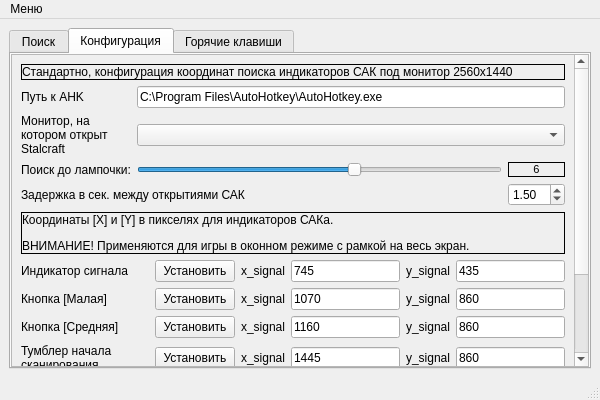
<?xml version="1.0" encoding="UTF-8"?>
<ui version="4.0">
 <class>main_window</class>
 <widget class="QMainWindow" name="main_window">
  <property name="geometry">
   <rect>
    <x>0</x>
    <y>0</y>
    <width>600</width>
    <height>400</height>
   </rect>
  </property>
  <property name="minimumSize">
   <size>
    <width>400</width>
    <height>250</height>
   </size>
  </property>
  <property name="contextMenuPolicy">
   <enum>Qt::DefaultContextMenu</enum>
  </property>
  <property name="windowTitle">
   <string>Stalcraft Signal Catcher</string>
  </property>
  <property name="autoFillBackground">
   <bool>false</bool>
  </property>
  <property name="animated">
   <bool>false</bool>
  </property>
  <widget class="QWidget" name="main_grid">
   <layout class="QGridLayout" name="gridLayout_2">
    <item row="0" column="0">
     <widget class="QTabWidget" name="tabs">
      <property name="currentIndex">
       <number>1</number>
      </property>
      <widget class="QWidget" name="search_grid">
       <attribute name="title">
        <string>Поиск</string>
       </attribute>
       <layout class="QGridLayout" name="gridLayout_3">
        <item row="0" column="0">
         <widget class="QPushButton" name="search">
          <property name="font">
           <font>
            <pointsize>14</pointsize>
            <weight>50</weight>
            <italic>false</italic>
            <bold>false</bold>
            <underline>false</underline>
            <strikeout>false</strikeout>
            <stylestrategy>PreferDefault</stylestrategy>
            <kerning>false</kerning>
           </font>
          </property>
          <property name="cursor">
           <cursorShape>ArrowCursor</cursorShape>
          </property>
          <property name="text">
           <string>Поиск сигналов</string>
          </property>
         </widget>
        </item>
        <item row="1" column="0" rowspan="2">
         <widget class="QTextBrowser" name="log"/>
        </item>
       </layout>
      </widget>
      <widget class="QWidget" name="config_grid">
       <attribute name="title">
        <string>Конфигурация</string>
       </attribute>
       <layout class="QGridLayout" name="gridLayout_5">
        <property name="leftMargin">
         <number>0</number>
        </property>
        <property name="topMargin">
         <number>0</number>
        </property>
        <property name="rightMargin">
         <number>0</number>
        </property>
        <property name="bottomMargin">
         <number>0</number>
        </property>
        <item row="0" column="0">
         <widget class="QScrollArea" name="config_scroll">
          <property name="styleSheet">
           <string notr="true"/>
          </property>
          <property name="widgetResizable">
           <bool>true</bool>
          </property>
          <widget class="QWidget" name="config_scroll_grid">
           <property name="geometry">
            <rect>
             <x>0</x>
             <y>0</y>
             <width>549</width>
             <height>508</height>
            </rect>
           </property>
           <layout class="QGridLayout" name="gridLayout_4">
            <item row="1" column="0">
             <layout class="QGridLayout" name="main_config_grid">
              <item row="3" column="1">
               <widget class="QSlider" name="lamp_to_stop_slider">
                <property name="maximum">
                 <number>10</number>
                </property>
                <property name="value">
                 <number>6</number>
                </property>
                <property name="orientation">
                 <enum>Qt::Horizontal</enum>
                </property>
               </widget>
              </item>
              <item row="4" column="2">
               <widget class="QDoubleSpinBox" name="reopen_time">
                <property name="maximum">
                 <double>10.000000000000000</double>
                </property>
                <property name="singleStep">
                 <double>0.100000000000000</double>
                </property>
                <property name="value">
                 <double>1.500000000000000</double>
                </property>
               </widget>
              </item>
              <item row="4" column="0" colspan="2">
               <widget class="QLabel" name="reopen_time_label">
                <property name="text">
                 <string>Задержка в сек. между открытиями САК</string>
                </property>
                <property name="wordWrap">
                 <bool>true</bool>
                </property>
               </widget>
              </item>
              <item row="1" column="0">
               <widget class="QLabel" name="ahk_path_label">
                <property name="text">
                 <string>Путь к AHK</string>
                </property>
               </widget>
              </item>
              <item row="1" column="1" colspan="2">
               <widget class="QLineEdit" name="ahk_path">
                <property name="text">
                 <string>C:\Program Files\AutoHotkey\AutoHotkey.exe</string>
                </property>
               </widget>
              </item>
              <item row="2" column="0">
               <widget class="QLabel" name="monitor_label">
                <property name="text">
                 <string>&lt;html&gt;&lt;head/&gt;&lt;body&gt;&lt;p&gt;Монитор, на котором открыт Stalcraft&lt;/p&gt;&lt;/body&gt;&lt;/html&gt;</string>
                </property>
                <property name="alignment">
                 <set>Qt::AlignLeading|Qt::AlignLeft|Qt::AlignVCenter</set>
                </property>
                <property name="wordWrap">
                 <bool>true</bool>
                </property>
               </widget>
              </item>
              <item row="3" column="0">
               <widget class="QLabel" name="lamp_to_stop_label">
                <property name="text">
                 <string>Поиск до лампочки:</string>
                </property>
               </widget>
              </item>
              <item row="2" column="1" colspan="2">
               <widget class="QComboBox" name="monitor"/>
              </item>
              <item row="3" column="2">
               <widget class="QLabel" name="lamp_to_stop">
                <property name="font">
                 <font>
                  <pointsize>8</pointsize>
                  <weight>50</weight>
                  <bold>false</bold>
                  <underline>false</underline>
                 </font>
                </property>
                <property name="styleSheet">
                 <string notr="true">border-style: solid;
border-width: 1px;
border-color: black;</string>
                </property>
                <property name="text">
                 <string>6</string>
                </property>
                <property name="alignment">
                 <set>Qt::AlignCenter</set>
                </property>
               </widget>
              </item>
             </layout>
            </item>
            <item row="3" column="0">
             <layout class="QGridLayout" name="coords_grid" rowstretch="0,0,0,0,0,0">
              <item row="2" column="0">
               <widget class="QLabel" name="med_rad_label">
                <property name="text">
                 <string>Кнопка [Средняя]</string>
                </property>
                <property name="alignment">
                 <set>Qt::AlignLeading|Qt::AlignLeft|Qt::AlignVCenter</set>
                </property>
                <property name="wordWrap">
                 <bool>true</bool>
                </property>
               </widget>
              </item>
              <item row="0" column="1">
               <widget class="QPushButton" name="signal_set">
                <property name="text">
                 <string>Установить</string>
                </property>
                <property name="shortcut">
                 <string/>
                </property>
               </widget>
              </item>
              <item row="0" column="5">
               <widget class="QLineEdit" name="signal_y">
                <property name="minimumSize">
                 <size>
                  <width>35</width>
                  <height>0</height>
                 </size>
                </property>
                <property name="inputMask">
                 <string>9999</string>
                </property>
                <property name="text">
                 <string>435</string>
                </property>
                <property name="frame">
                 <bool>true</bool>
                </property>
                <property name="clearButtonEnabled">
                 <bool>false</bool>
                </property>
               </widget>
              </item>
              <item row="1" column="0">
               <widget class="QLabel" name="small_rad_label">
                <property name="text">
                 <string>Кнопка [Малая]</string>
                </property>
                <property name="alignment">
                 <set>Qt::AlignLeading|Qt::AlignLeft|Qt::AlignVCenter</set>
                </property>
                <property name="wordWrap">
                 <bool>true</bool>
                </property>
               </widget>
              </item>
              <item row="3" column="0">
               <widget class="QLabel" name="tumbler_label">
                <property name="text">
                 <string>Тумблер начала сканирования</string>
                </property>
                <property name="alignment">
                 <set>Qt::AlignLeading|Qt::AlignLeft|Qt::AlignVCenter</set>
                </property>
                <property name="wordWrap">
                 <bool>true</bool>
                </property>
               </widget>
              </item>
              <item row="4" column="0">
               <widget class="QLabel" name="ready_label">
                <property name="text">
                 <string>Индикатор найденного сигнала</string>
                </property>
                <property name="alignment">
                 <set>Qt::AlignLeading|Qt::AlignLeft|Qt::AlignVCenter</set>
                </property>
                <property name="wordWrap">
                 <bool>true</bool>
                </property>
               </widget>
              </item>
              <item row="4" column="3">
               <widget class="QLineEdit" name="ready_x">
                <property name="minimumSize">
                 <size>
                  <width>35</width>
                  <height>0</height>
                 </size>
                </property>
                <property name="inputMask">
                 <string>9999</string>
                </property>
                <property name="text">
                 <string>680</string>
                </property>
                <property name="frame">
                 <bool>true</bool>
                </property>
                <property name="clearButtonEnabled">
                 <bool>false</bool>
                </property>
               </widget>
              </item>
              <item row="5" column="0">
               <widget class="QLabel" name="search_label">
                <property name="text">
                 <string>Кнопка [Поиск]</string>
                </property>
                <property name="alignment">
                 <set>Qt::AlignLeading|Qt::AlignLeft|Qt::AlignVCenter</set>
                </property>
                <property name="wordWrap">
                 <bool>true</bool>
                </property>
               </widget>
              </item>
              <item row="4" column="2">
               <widget class="QLabel" name="ready_x_label">
                <property name="text">
                 <string>x_signal</string>
                </property>
               </widget>
              </item>
              <item row="5" column="2">
               <widget class="QLabel" name="search_x_label">
                <property name="text">
                 <string>x_signal</string>
                </property>
               </widget>
              </item>
              <item row="0" column="0">
               <widget class="QLabel" name="signal_label">
                <property name="text">
                 <string>Индикатор сигнала</string>
                </property>
                <property name="alignment">
                 <set>Qt::AlignLeading|Qt::AlignLeft|Qt::AlignVCenter</set>
                </property>
                <property name="wordWrap">
                 <bool>true</bool>
                </property>
               </widget>
              </item>
              <item row="4" column="4">
               <widget class="QLabel" name="ready_y_label">
                <property name="text">
                 <string>y_signal</string>
                </property>
               </widget>
              </item>
              <item row="5" column="3">
               <widget class="QLineEdit" name="search_x">
                <property name="minimumSize">
                 <size>
                  <width>35</width>
                  <height>0</height>
                 </size>
                </property>
                <property name="inputMask">
                 <string>9999</string>
                </property>
                <property name="text">
                 <string>680</string>
                </property>
                <property name="frame">
                 <bool>true</bool>
                </property>
                <property name="clearButtonEnabled">
                 <bool>false</bool>
                </property>
               </widget>
              </item>
              <item row="5" column="4">
               <widget class="QLabel" name="search_y_label">
                <property name="text">
                 <string>y_signal</string>
                </property>
               </widget>
              </item>
              <item row="4" column="5">
               <widget class="QLineEdit" name="ready_y">
                <property name="minimumSize">
                 <size>
                  <width>35</width>
                  <height>0</height>
                 </size>
                </property>
                <property name="inputMask">
                 <string>9999</string>
                </property>
                <property name="text">
                 <string>530</string>
                </property>
                <property name="frame">
                 <bool>true</bool>
                </property>
                <property name="clearButtonEnabled">
                 <bool>false</bool>
                </property>
               </widget>
              </item>
              <item row="5" column="5">
               <widget class="QLineEdit" name="search_y">
                <property name="minimumSize">
                 <size>
                  <width>35</width>
                  <height>0</height>
                 </size>
                </property>
                <property name="inputMask">
                 <string>9999</string>
                </property>
                <property name="text">
                 <string>630</string>
                </property>
                <property name="frame">
                 <bool>true</bool>
                </property>
                <property name="clearButtonEnabled">
                 <bool>false</bool>
                </property>
               </widget>
              </item>
              <item row="0" column="2">
               <widget class="QLabel" name="signal_x_label">
                <property name="text">
                 <string>x_signal</string>
                </property>
               </widget>
              </item>
              <item row="0" column="3">
               <widget class="QLineEdit" name="signal_x">
                <property name="minimumSize">
                 <size>
                  <width>35</width>
                  <height>0</height>
                 </size>
                </property>
                <property name="inputMask">
                 <string>9999</string>
                </property>
                <property name="text">
                 <string>745</string>
                </property>
                <property name="frame">
                 <bool>true</bool>
                </property>
                <property name="clearButtonEnabled">
                 <bool>false</bool>
                </property>
               </widget>
              </item>
              <item row="0" column="4">
               <widget class="QLabel" name="signal_y_label">
                <property name="text">
                 <string>y_signal</string>
                </property>
               </widget>
              </item>
              <item row="1" column="5">
               <widget class="QLineEdit" name="small_rad_y">
                <property name="minimumSize">
                 <size>
                  <width>35</width>
                  <height>0</height>
                 </size>
                </property>
                <property name="inputMask">
                 <string>9999</string>
                </property>
                <property name="text">
                 <string>860</string>
                </property>
                <property name="frame">
                 <bool>true</bool>
                </property>
                <property name="clearButtonEnabled">
                 <bool>false</bool>
                </property>
               </widget>
              </item>
              <item row="1" column="3">
               <widget class="QLineEdit" name="small_rad_x">
                <property name="minimumSize">
                 <size>
                  <width>35</width>
                  <height>0</height>
                 </size>
                </property>
                <property name="inputMask">
                 <string>9999</string>
                </property>
                <property name="text">
                 <string>1070</string>
                </property>
                <property name="frame">
                 <bool>true</bool>
                </property>
                <property name="clearButtonEnabled">
                 <bool>false</bool>
                </property>
               </widget>
              </item>
              <item row="1" column="2">
               <widget class="QLabel" name="small_rad_x_label">
                <property name="text">
                 <string>x_signal</string>
                </property>
               </widget>
              </item>
              <item row="1" column="1">
               <widget class="QPushButton" name="small_rad_set">
                <property name="text">
                 <string>Установить</string>
                </property>
                <property name="shortcut">
                 <string/>
                </property>
               </widget>
              </item>
              <item row="2" column="4">
               <widget class="QLabel" name="med_rad_y_label">
                <property name="text">
                 <string>y_signal</string>
                </property>
               </widget>
              </item>
              <item row="2" column="1">
               <widget class="QPushButton" name="med_rad_set">
                <property name="text">
                 <string>Установить</string>
                </property>
                <property name="shortcut">
                 <string/>
                </property>
               </widget>
              </item>
              <item row="1" column="4">
               <widget class="QLabel" name="small_rad_y_label">
                <property name="text">
                 <string>y_signal</string>
                </property>
               </widget>
              </item>
              <item row="2" column="5">
               <widget class="QLineEdit" name="med_rad_y">
                <property name="minimumSize">
                 <size>
                  <width>35</width>
                  <height>0</height>
                 </size>
                </property>
                <property name="inputMask">
                 <string>9999</string>
                </property>
                <property name="text">
                 <string>860</string>
                </property>
                <property name="frame">
                 <bool>true</bool>
                </property>
                <property name="clearButtonEnabled">
                 <bool>false</bool>
                </property>
               </widget>
              </item>
              <item row="2" column="2">
               <widget class="QLabel" name="med_rad_x_label">
                <property name="text">
                 <string>x_signal</string>
                </property>
               </widget>
              </item>
              <item row="2" column="3">
               <widget class="QLineEdit" name="med_rad_x">
                <property name="minimumSize">
                 <size>
                  <width>35</width>
                  <height>0</height>
                 </size>
                </property>
                <property name="inputMask">
                 <string>9999</string>
                </property>
                <property name="text">
                 <string>1160</string>
                </property>
                <property name="frame">
                 <bool>true</bool>
                </property>
                <property name="clearButtonEnabled">
                 <bool>false</bool>
                </property>
               </widget>
              </item>
              <item row="3" column="1">
               <widget class="QPushButton" name="tumbler_set">
                <property name="text">
                 <string>Установить</string>
                </property>
                <property name="shortcut">
                 <string/>
                </property>
               </widget>
              </item>
              <item row="3" column="2">
               <widget class="QLabel" name="tumbler_x_label">
                <property name="text">
                 <string>x_signal</string>
                </property>
               </widget>
              </item>
              <item row="3" column="5">
               <widget class="QLineEdit" name="tumbler_y">
                <property name="minimumSize">
                 <size>
                  <width>35</width>
                  <height>0</height>
                 </size>
                </property>
                <property name="inputMask">
                 <string>9999</string>
                </property>
                <property name="text">
                 <string>860</string>
                </property>
                <property name="frame">
                 <bool>true</bool>
                </property>
                <property name="clearButtonEnabled">
                 <bool>false</bool>
                </property>
               </widget>
              </item>
              <item row="4" column="1">
               <widget class="QPushButton" name="ready_set">
                <property name="text">
                 <string>Установить</string>
                </property>
                <property name="shortcut">
                 <string/>
                </property>
               </widget>
              </item>
              <item row="3" column="3">
               <widget class="QLineEdit" name="tumbler_x">
                <property name="minimumSize">
                 <size>
                  <width>35</width>
                  <height>0</height>
                 </size>
                </property>
                <property name="inputMask">
                 <string>9999</string>
                </property>
                <property name="text">
                 <string>1445</string>
                </property>
                <property name="frame">
                 <bool>true</bool>
                </property>
                <property name="clearButtonEnabled">
                 <bool>false</bool>
                </property>
               </widget>
              </item>
              <item row="3" column="4">
               <widget class="QLabel" name="tumbler_y_label">
                <property name="text">
                 <string>y_signal</string>
                </property>
               </widget>
              </item>
              <item row="5" column="1">
               <widget class="QPushButton" name="search_set">
                <property name="text">
                 <string>Установить</string>
                </property>
                <property name="shortcut">
                 <string/>
                </property>
               </widget>
              </item>
             </layout>
            </item>
            <item row="0" column="0">
             <widget class="QLabel" name="label_3">
              <property name="layoutDirection">
               <enum>Qt::LeftToRight</enum>
              </property>
              <property name="styleSheet">
               <string notr="true">border-style: solid;
border-width: 1px;
border-color: black;</string>
              </property>
              <property name="text">
               <string>Стандартно, конфигурация координат поиска индикаторов САК под монитор 2560х1440</string>
              </property>
              <property name="alignment">
               <set>Qt::AlignJustify|Qt::AlignVCenter</set>
              </property>
              <property name="wordWrap">
               <bool>true</bool>
              </property>
             </widget>
            </item>
            <item row="2" column="0">
             <widget class="QLabel" name="label">
              <property name="styleSheet">
               <string notr="true">border-style: solid;
border-width: 1px;
border-color: black;</string>
              </property>
              <property name="text">
               <string>&lt;html&gt;&lt;head/&gt;&lt;body&gt;&lt;p&gt;Координаты [X] и [Y] в пикселях для индикаторов САКа.&lt;/p&gt;&lt;p&gt;ВНИМАНИЕ! Применяются для игры в оконном режиме с рамкой на весь экран.&lt;/p&gt;&lt;/body&gt;&lt;/html&gt;</string>
              </property>
              <property name="alignment">
               <set>Qt::AlignJustify|Qt::AlignVCenter</set>
              </property>
              <property name="wordWrap">
               <bool>true</bool>
              </property>
             </widget>
            </item>
            <item row="4" column="0">
             <spacer name="verticalSpacer">
              <property name="orientation">
               <enum>Qt::Vertical</enum>
              </property>
              <property name="sizeType">
               <enum>QSizePolicy::Ignored</enum>
              </property>
              <property name="sizeHint" stdset="0">
               <size>
                <width>20</width>
                <height>40</height>
               </size>
              </property>
             </spacer>
            </item>
           </layout>
          </widget>
         </widget>
        </item>
       </layout>
      </widget>
      <widget class="QWidget" name="hotkeys">
       <attribute name="title">
        <string>Горячие клавиши</string>
       </attribute>
      </widget>
     </widget>
    </item>
   </layout>
  </widget>
  <widget class="QMenuBar" name="menubar">
   <property name="geometry">
    <rect>
     <x>0</x>
     <y>0</y>
     <width>600</width>
     <height>26</height>
    </rect>
   </property>
   <widget class="QMenu" name="menu">
    <property name="title">
     <string>Меню</string>
    </property>
    <addaction name="menu_repository_open"/>
    <addaction name="menu_about"/>
   </widget>
   <addaction name="menu"/>
  </widget>
  <widget class="QStatusBar" name="statusbar"/>
  <action name="action">
   <property name="text">
    <string>Конфигурация</string>
   </property>
  </action>
  <action name="action_2">
   <property name="text">
    <string>Открыть репозиторий</string>
   </property>
  </action>
  <action name="action_3">
   <property name="text">
    <string>О программе</string>
   </property>
  </action>
  <action name="menu_repository_open">
   <property name="text">
    <string>Открыть репозиторий</string>
   </property>
  </action>
  <action name="action_5">
   <property name="text">
    <string>Связаться с разработчиком</string>
   </property>
  </action>
  <action name="menu_about">
   <property name="text">
    <string>О программе</string>
   </property>
  </action>
 </widget>
 <resources/>
 <connections>
  <connection>
   <sender>lamp_to_stop_slider</sender>
   <signal>valueChanged(int)</signal>
   <receiver>lamp_to_stop</receiver>
   <slot>setNum(int)</slot>
   <hints>
    <hint type="sourcelabel">
     <x>282</x>
     <y>178</y>
    </hint>
    <hint type="destinationlabel">
     <x>451</x>
     <y>178</y>
    </hint>
   </hints>
  </connection>
 </connections>
</ui>
